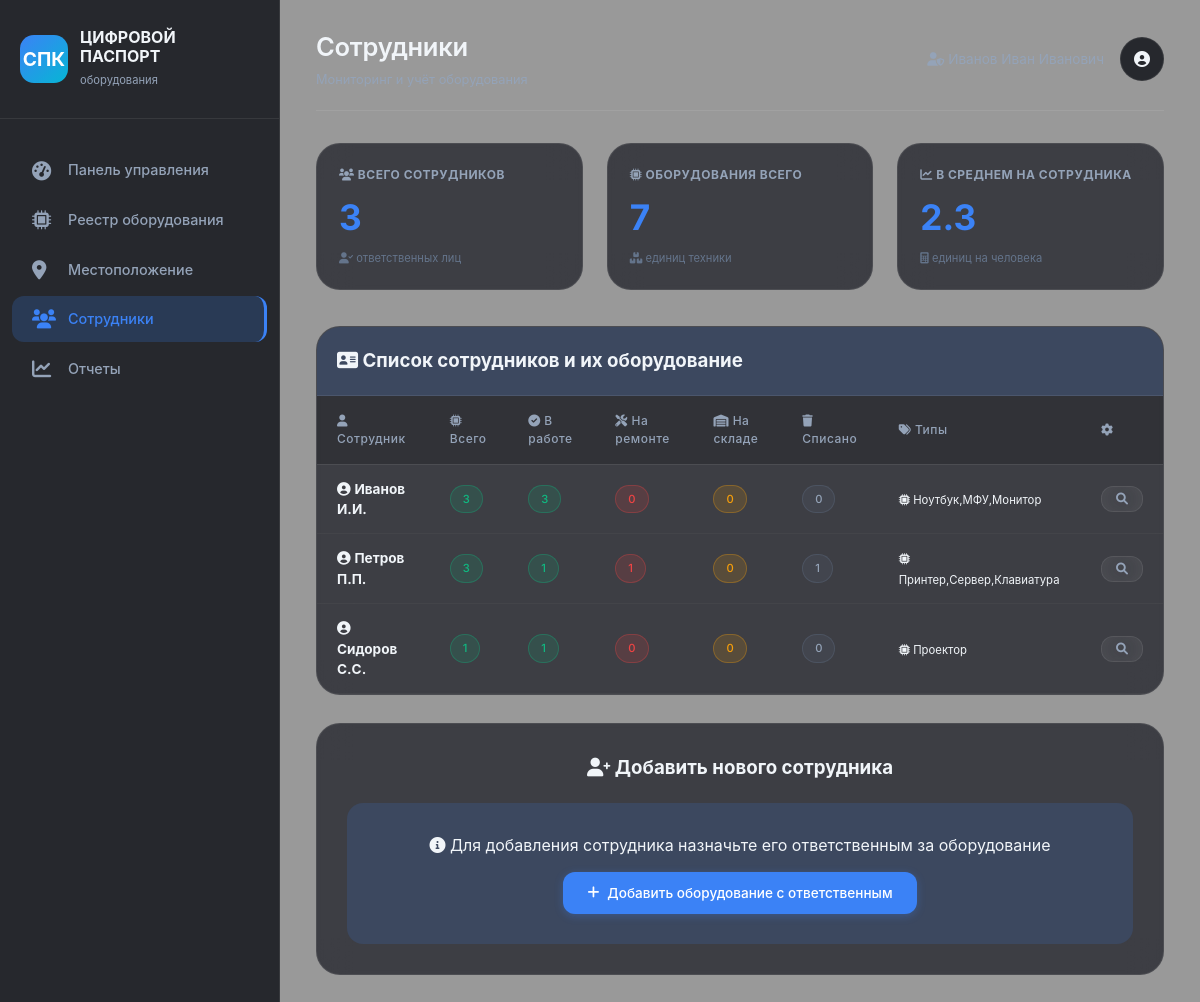
Page /employees (signed in) on the committed database.
### tables this page shows
CREATE TABLE equipment (
                id INTEGER PRIMARY KEY AUTOINCREMENT,
                name TEXT NOT NULL,
                type TEXT NOT NULL,
                inventory_number TEXT UNIQUE NOT NULL,
                rfid_tag TEXT UNIQUE,
                location TEXT,
                status TEXT DEFAULT 'В работе',
                purchase_date TEXT,
                warranty_months INTEGER,
                next_check_date TEXT,
                responsible_person TEXT,
                last_maintenance TEXT,
                notes TEXT,
                price REAL
            );

### app.py (the view)
@app.route('/employees')
@login_required
def employees():
    db = get_db()
    employees = db.execute('''
        SELECT responsible_person,
               COUNT(*) as total,
               SUM(CASE WHEN status = 'В работе' THEN 1 ELSE 0 END) as working,
               SUM(CASE WHEN status = 'На ремонте' THEN 1 ELSE 0 END) as repair,
               SUM(CASE WHEN status = 'На складе' THEN 1 ELSE 0 END) as storage,
               SUM(CASE WHEN status = 'Списано' THEN 1 ELSE 0 END) as written_off,
               GROUP_CONCAT(DISTINCT type) as types,
               GROUP_CONCAT(DISTINCT location) as locations
        FROM equipment
        WHERE responsible_person IS NOT NULL AND responsible_person != ''
        GROUP BY responsible_person
        ORDER BY responsible_person
    ''').fetchall()
    total_employees = len(employees)
    total_equipment = db.execute('SELECT COUNT(*) as c FROM equipment').fetchone()['c']
    return render_template('employees.html', employees=employees,
                           total_employees=total_employees, total_equipment=total_equipment)

### app.py (called while the page is built)
def login_required(f):
    @wraps(f)
    def decorated_function(*args, **kwargs):
        if 'user_id' not in session:
            flash('Пожалуйста, войдите в систему', 'error')
            return redirect(url_for('login'))
        return f(*args, **kwargs)
    return decorated_function

def get_db():
    db = getattr(g, '_database', None)
    if db is None:
        db = g._database = sqlite3.connect(app.config['DATABASE'])
        db.row_factory = sqlite3.Row
    return db

@app.teardown_appcontext
def close_connection(exception):
    db = getattr(g, '_database', None)
    if db is not None:
        db.close()

@app.context_processor
def inject_now():
    return {'now': datetime.now()}

@app.context_processor
def inject_user():
    return {'session': session}

### templates/employees.html
{% extends "base.html" %}
{% block page_title %}Сотрудники{% endblock %}
{% block content %}
<div class="stats-grid">
    <div class="stat-card">
        <h3><i class="fas fa-users"></i> Всего сотрудников</h3>
        <div class="stat-number">{{ total_employees }}</div>
        <div class="stat-trend"><i class="fas fa-user-check"></i> ответственных лиц</div>
    </div>
    <div class="stat-card">
        <h3><i class="fas fa-microchip"></i> Оборудования всего</h3>
        <div class="stat-number">{{ total_equipment }}</div>
        <div class="stat-trend"><i class="fas fa-boxes"></i> единиц техники</div>
    </div>
    <div class="stat-card">
        <h3><i class="fas fa-chart-line"></i> В среднем на сотрудника</h3>
        <div class="stat-number">{{ (total_equipment / total_employees)|round(1) if total_employees > 0 else 0 }}</div>
        <div class="stat-trend"><i class="fas fa-calculator"></i> единиц на человека</div>
    </div>
</div>
<div class="table-container">
    <div style="padding: 20px; background: var(--bg-hover); border-bottom: 1px solid var(--border-color);">
        <h3 style="margin: 0;"><i class="fas fa-address-card"></i> Список сотрудников и их оборудование</h3>
    </div>
    <table class="data-table">
        <thead>
            <tr>
                <th><i class="fas fa-user"></i> Сотрудник</th>
                <th><i class="fas fa-microchip"></i> Всего</th>
                <th><i class="fas fa-check-circle"></i> В работе</th>
                <th><i class="fas fa-tools"></i> На ремонте</th>
                <th><i class="fas fa-warehouse"></i> На складе</th>
                <th><i class="fas fa-trash"></i> Списано</th>
                <th><i class="fas fa-tags"></i> Типы</th>
                <th><i class="fas fa-cog"></i></th>
            </tr>
        </thead>
        <tbody>
            {% for emp in employees %}
            <tr>
                <td><i class="fas fa-user-circle"></i> <strong>{{ emp.responsible_person }}</strong></td>
                <td><span class="status status-working">{{ emp.total }}</span></td>
                <td><span class="status status-working">{{ emp.working or 0 }}</span></td>
                <td><span class="status status-repair">{{ emp.repair or 0 }}</span></td>
                <td><span class="status status-storage">{{ emp.storage or 0 }}</span></td>
                <td><span class="status status-written-off">{{ emp.written_off or 0 }}</span></td>
                <td><small><i class="fas fa-microchip"></i> {{ emp.types|truncate(20) }}</small></td>
                <td>
                    <a href="{{ url_for('equipment_list') }}?responsible={{ emp.responsible_person }}" class="btn btn-outline btn-sm"><i class="fas fa-search"></i></a>
                </td>
            </tr>
            {% else %}
            <tr>
                <td colspan="8" style="text-align: center;">Нет данных о сотрудниках</td>
            </tr>
            {% endfor %}
        </tbody>
    </table>
</div>
<div class="table-container" style="padding: 30px; text-align: center;">
    <h3 style="margin-bottom: 20px;"><i class="fas fa-user-plus"></i> Добавить нового сотрудника</h3>
    <div style="background: var(--bg-hover); padding: 30px; border-radius: var(--border-radius);">
        <p style="margin-bottom: 15px;"><i class="fas fa-info-circle"></i> Для добавления сотрудника назначьте его ответственным за оборудование</p>
        <a href="{{ url_for('add_equipment') }}" class="btn btn-primary"><i class="fas fa-plus"></i> Добавить оборудование с ответственным</a>
    </div>
</div>
{% endblock %}

### static/style.css (style rules this page uses)
:root { --bg-sidebar: rgba(18, 20, 26, 0.85); --bg-card: rgba(22, 24, 32, 0.7); --bg-hover: rgba(59, 130, 246, 0.15); --text-primary: #f1f5f9; --text-secondary: #94a3b8; --text-muted: #64748b; --accent-blue: #3b82f6; --accent-blue-dark: #2563eb; --accent-cyan: #06b6d4; --success: #10b981; --warning: #f59e0b; --danger: #ef4444; --border-color: rgba(255, 255, 255, 0.08); --shadow-sm: 0 2px 8px rgba(0, 0, 0, 0.2); --shadow: 0 8px 24px rgba(0, 0, 0, 0.3); --shadow-lg: 0 20px 32px -12px rgba(0, 0, 0, 0.4); --shadow-glow: 0 0 15px rgba(59, 130, 246, 0.3); --blur: blur(16px); --border-radius-sm: 10px; --border-radius: 16px; --border-radius-lg: 24px; --transition-fast: 0.15s cubic-bezier(0.4, 0, 0.2, 1); --transition: 0.25s cubic-bezier(0.4, 0, 0.2, 1); }
* { margin: 0; padding: 0; box-sizing: border-box; }
body { font-family: 'Inter', -apple-system, BlinkMacSystemFont, 'Segoe UI', Roboto, sans-serif; background-image: url('/static/fon.png'); background-size: cover; background-position: center; background-attachment: fixed; background-repeat: no-repeat; color: var(--text-primary); line-height: 1.5; min-height: 100vh; }
body::before { content: ''; position: fixed; top: 0; left: 0; width: 100%; height: 100%; backdrop-filter: blur(0px); background: rgba(0, 0, 0, 0.4); z-index: -1; }
.stats-grid { display: grid; grid-template-columns: repeat(auto-fit, minmax(240px, 1fr)); gap: 24px; margin-bottom: 36px; }
.stat-card { background: var(--bg-card); backdrop-filter: var(--blur); -webkit-backdrop-filter: var(--blur); border-radius: var(--border-radius-lg); padding: 22px; border: 1px solid var(--border-color); transition: var(--transition); cursor: pointer; position: relative; overflow: hidden; }
.stat-card::before { content: ''; position: absolute; top: 0; left: 0; width: 100%; height: 3px; background: linear-gradient(90deg, var(--accent-blue), var(--accent-cyan)); transform: scaleX(0); transform-origin: left; transition: transform 0.3s ease; }
.stat-card h3 { font-size: 0.75rem; margin-bottom: 12px; color: var(--text-secondary); letter-spacing: 0.5px; text-transform: uppercase; }
.stat-number { font-size: 2.2rem; font-weight: 700; color: var(--accent-blue); line-height: 1.2; }
.stat-trend { margin-top: 12px; font-size: 0.7rem; color: var(--text-muted); }
.btn { display: inline-flex; align-items: center; gap: 8px; padding: 11px 24px; border-radius: 12px; text-decoration: none; font-weight: 500; font-size: 0.85rem; transition: var(--transition); cursor: pointer; border: none; font-family: inherit; position: relative; overflow: hidden; }
.btn::before { content: ''; position: absolute; top: 50%; left: 50%; width: 0; height: 0; border-radius: 50%; background: rgba(255, 255, 255, 0.2); transform: translate(-50%, -50%); transition: width 0.5s, height 0.5s; }
.btn-primary { background: var(--accent-blue); color: white; box-shadow: 0 2px 8px rgba(59, 130, 246, 0.3); }
.btn-outline { background: rgba(255, 255, 255, 0.1); backdrop-filter: var(--blur); color: var(--text-secondary); border: 1px solid var(--border-color); }
.btn-sm { padding: 6px 14px; font-size: 0.75rem; }
.table-container { background: var(--bg-card); backdrop-filter: var(--blur); border-radius: var(--border-radius-lg); border: 1px solid var(--border-color); overflow-x: auto; margin-bottom: 28px; transition: var(--transition); }
.data-table { width: 100%; border-collapse: collapse; font-size: 0.85rem; }
.data-table th { text-align: left; padding: 16px 20px; background: rgba(0, 0, 0, 0.2); color: var(--text-secondary); font-weight: 500; border-bottom: 1px solid var(--border-color); font-size: 0.75rem; letter-spacing: 0.5px; }
.data-table td { padding: 14px 20px; border-bottom: 1px solid rgba(255, 255, 255, 0.03); color: var(--text-primary); }
.data-table tr { transition: var(--transition-fast); }
.status { display: inline-block; padding: 5px 12px; border-radius: 30px; font-size: 0.7rem; font-weight: 500; transition: var(--transition-fast); }
.status-working { background: rgba(16, 185, 129, 0.15); color: #10b981; border: 1px solid rgba(16, 185, 129, 0.3); }
.status-repair { background: rgba(239, 68, 68, 0.15); color: #ef4444; border: 1px solid rgba(239, 68, 68, 0.3); }
.status-storage { background: rgba(245, 158, 11, 0.15); color: #f59e0b; border: 1px solid rgba(245, 158, 11, 0.3); }
.status-written-off { background: rgba(100, 116, 139, 0.15); color: #94a3b8; border: 1px solid rgba(100, 116, 139, 0.3); }

### rows in the picture
equipment: responsible_person "Сидоров С.С.", total "1", working "1", repair "0", storage "0", written_off "0", types "Проектор"

### other values in the picture
{{ total_employees }} "3"
{{ total_equipment }} "7"
{{ emp.responsible_person }} "Иванов И.И." "Петров П.П."
{{ emp.total }} "3" "3"
{{ emp.working or 0 }} "3" "1"
{{ emp.repair or 0 }} "0" "1"
{{ emp.storage or 0 }} "0" "0"
{{ emp.written_off or 0 }} "0" "1"
{{ emp.types|truncate(20) }} "Ноутбук,МФУ,Монитор" "Принтер,Сервер,Клавиатура"
